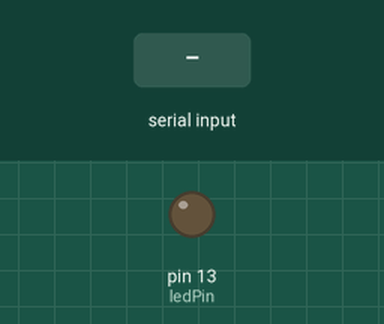
Simulated run of this sketch. Board: Arduino Uno, built with avr-gcc and run on an emulated ATmega328P. Shown: output pins drawn as LEDs (lit = HIGH). The test bench sets the inputs (shaded band). Random numbers use the default seed unless the sketch sets one; what the sketch prints to the serial monitor is not drawn.

Above: at 1.2 s.
1.3 s: "1" received over Serial
At 1.9 s:
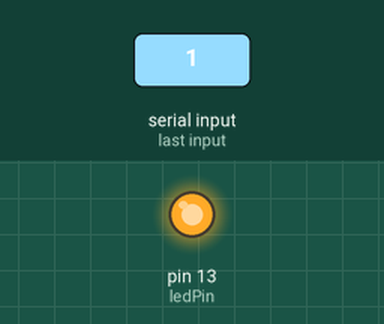
2.9 s: "0" received over Serial
At 3.3 s:
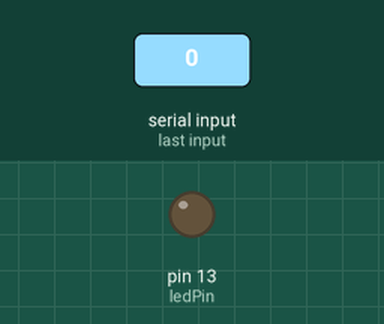
Timing chart, 0 to 5.9 s (numbered marks = the images above; inputs shaded):
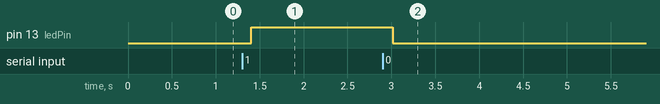

Measured:
- after the input at 1.3 s, pin 13 (ledPin): LOW → HIGH after 0.11 s
- after the input at 2.9 s, pin 13 (ledPin): HIGH → LOW after 0.11 s

The sketch:

arduino-example-sketch.ino
```cpp
int counter = 0;    //we'll send this counter value over the Serial port to be read by NetLogo
int ledPin = 13;    //pin 13, which has an associated onboard LED

void setup() {
  //start listening to the serial port at 9600 bps,
  //the baud rate expected by NetLogo's Arduino extension
  Serial.begin(9600);

  //set up the LED pin to act as an output
  pinMode(ledPin, OUTPUT);
}

void loop() {

  if (counter >= 100) {
    counter = 0;
  }
  counter++;

  //Write out our counter value
  Serial.print("C,");    // send a value named "C"
  Serial.print("D,");    // specify it is a numeric ("Double") value
  Serial.print(counter);
  Serial.print(";");

  //Create and write out a random number from 0 to 10, with two digits of decimals.
  double rnum = random(1000) / 100.0;
  Serial.print("R,");         // send a value named "R"
  Serial.print("D,");         // specify it is a numeric ("Double") value
  Serial.print(rnum, 2);      // sending 2 digit accuracy
  Serial.print(";");

  Serial.print("GAME,");      // send a value named "GAME"
  Serial.print("S,");         // specify it is a String value
  if (counter % 3 != 2) {     // play a fun game
    Serial.print("DUCK");
  } else {
    Serial.print("GOOSE");
  }
  Serial.print(";");

  if (Serial.available() > 0) {
    int cmd = Serial.read();
    if (cmd == 48 || cmd == 0) {        //0 or ascii "0" sent with write-string
      digitalWrite(ledPin, LOW);        //turn the onboard LED associated with pin 13 off
    } else if (cmd == 49 || cmd == 1) { //1 or ascii "1" sent with write-string
      digitalWrite(ledPin, HIGH);       //turn the onboard LED associated with pin 13 on
    }
  }

  delay(200);  //1/5 second delay --> this could be removed or adjusted for more or less frequent cycles.
}
```
